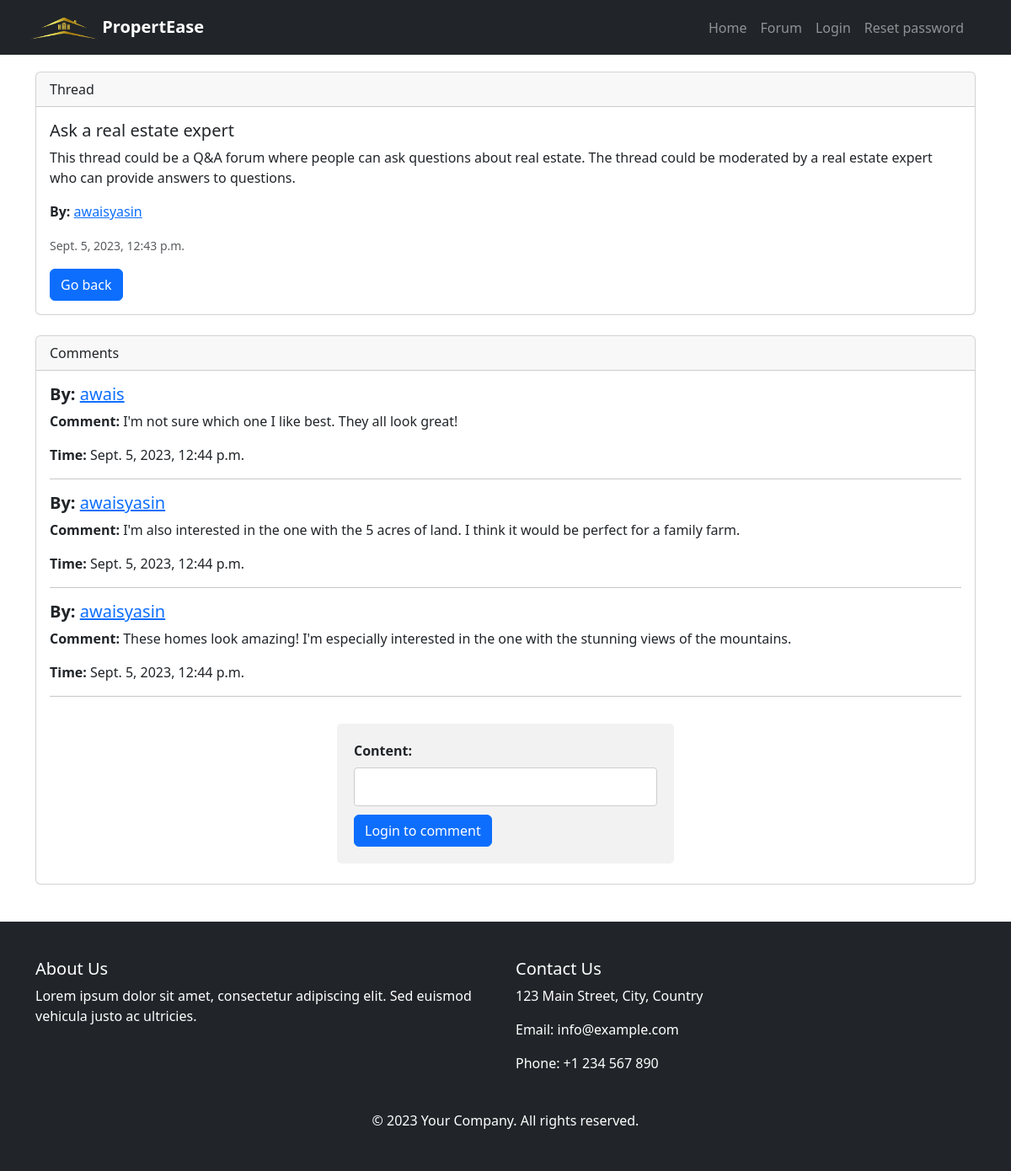
The page /forum/9/ on the database its author committed.
### propertease/models.py (models this page shows, shortened)
class Thread(models.Model):
    title = models.CharField(max_length=256)
    content = models.TextField(max_length=1000)
    author = models.ForeignKey(CustomUser, on_delete=models.CASCADE, null=True, blank=True, related_name="threads")
    created_at = models.DateTimeField(auto_now_add=True)

class Comment(models.Model):
    thread = models.ForeignKey(Thread, on_delete=models.CASCADE, related_name="comments")
    content = models.CharField(max_length=256)
    author = models.ForeignKey(CustomUser, on_delete=models.CASCADE, null=True, blank=True, related_name="comments")
    created_at = models.DateTimeField(auto_now_add=True)

### accounts/models.py (models this page shows)
class CustomUser(AbstractUser):
    profile_picture = models.ImageField(blank=True, null=True)
    email_verification_token = models.CharField(max_length=200, null=True, blank=True)
    is_email_verified = models.BooleanField(default=False)
    groups = models.ManyToManyField(
        Group,
        verbose_name=_("groups"),
        blank=True,
        help_text=_(
            "The groups this user belongs to. A user will get all permissions "
            "granted to each of their groups."
        ),
        related_name="custom_user_set",
        related_query_name="user",
    )
    user_permissions = models.ManyToManyField(
        Permission,
        verbose_name=_("user permissions"),
        blank=True,
        help_text=_("Specific permissions for this user."),
        related_name="custom_user_set",
        related_query_name="user",
    )

### propertease/views.py (the view, shortened to what this page needs)
# urls.py: path("forum/<int:thread_id>/", views.thread_detail_view, name="thread_detail"),
def thread_detail_view(request, thread_id):
    thread = Thread.objects.get(id=thread_id)
    comments = Comment.objects.filter(thread=thread_id).order_by("-created_at")
    comment_form = CommentForm()
    return render(request, "propertease/thread-detail.html", {"thread": thread, "comments": comments, "comment_form": comment_form})

### propertease/forms.py
class CommentForm(forms.ModelForm):
    class Meta:
        model = Comment
        fields = ["content"]

### propertease/templates/propertease/thread-detail.html (shortened to what this page needs)
{% extends "base.html" %}
{% load static %}
{% block content %}
<link rel="stylesheet" href="{% static 'css/form.css' %}">
<div class="card">
	<div class="card-header">
	Thread
	</div>
	<div class="card-body">
	<h5 class="card-title">{{ thread.title  }}</h5>
	<p class="card-text">{{ thread.content }} </p>
	<p class="card-text" id="comment-box"><strong>By: </strong><a href="{% url 'propertease:profile' profile_id=thread.author.id %}">{{ thread.author.username }}</a> </p>
	<p class="card-text"><small class="text-body-secondary"> {{ thread.created_at }} </small></p>
	<a href="{% url 'propertease:forum' %}" class="btn btn-primary">Go back</a>
	</div>
</div>
<br>
<div class="card">
	<div class="card-header">
	Comments
	</div>
	<div class="card-body">
		{% for comment in comments %}
		<h5 class="card-title"><Strong>By: </Strong><a href="{% url 'propertease:profile' profile_id=comment.author.id %}">{{ comment.author.username }}</a></h5>
		<p class="card-text"><strong>Comment: </strong>{{ comment.content }} </p>
		<p class="card-text"><strong>Time: </strong>{{ comment.created_at }} </p>
		<hr>
		{% endfor %}
	</div>
	<form method="post" class=" forms">
		<div id="comment-box">
		{{ comment_form }}
		{% if request.user.is_authenticated %}
		<input type="submit" value="Submit">
		{% else %}
		<a href="{% url 'accounts:login' %}" class="btn btn-primary">Login to comment</a>
		{% endif %}
		</div>
	</form>
	<br>
</div>
<br>
{% endblock %}

### static/css/form.css (style rules this page uses)
.forms { max-width: 400px; margin: 0 auto; padding: 20px; background-color: #f2f2f2; border-radius: 5px; }
.forms input[type="text"], .forms input[type="password"], .forms select, .forms textarea { width: 100%; padding: 10px; margin-bottom: 10px; border: 1px solid #ccc; border-radius: 4px; box-sizing: border-box; }
.forms label { font-weight: bold; }

### templates/base.html (style rules this page uses)
body { display: flex; flex-direction: column; min-height: 100vh; }

### rows shown on the page
Thread: title "Ask a real estate expert", content "This thread could be a Q&A forum where people can ask questions about real estate. The thread could be moderated by a real estate expert who can provide answers to questions.", author.username "awaisyasin", created_at "Sept. 5, 2023, 12:43 p.m."
Comment: author.username "awais", content "I'm not sure which one I like best. They all look great!", created_at "Sept. 5, 2023, 12:44 p.m."
Comment: author.username "awaisyasin", content "I'm also interested in the one with the 5 acres of land. I think it would be perfect for a family farm.", created_at "Sept. 5, 2023, 12:44 p.m."
Comment: author.username "awaisyasin", content "These homes look amazing! I'm especially interested in the one with the stunning views of the mountains.", created_at "Sept. 5, 2023, 12:44 p.m."
